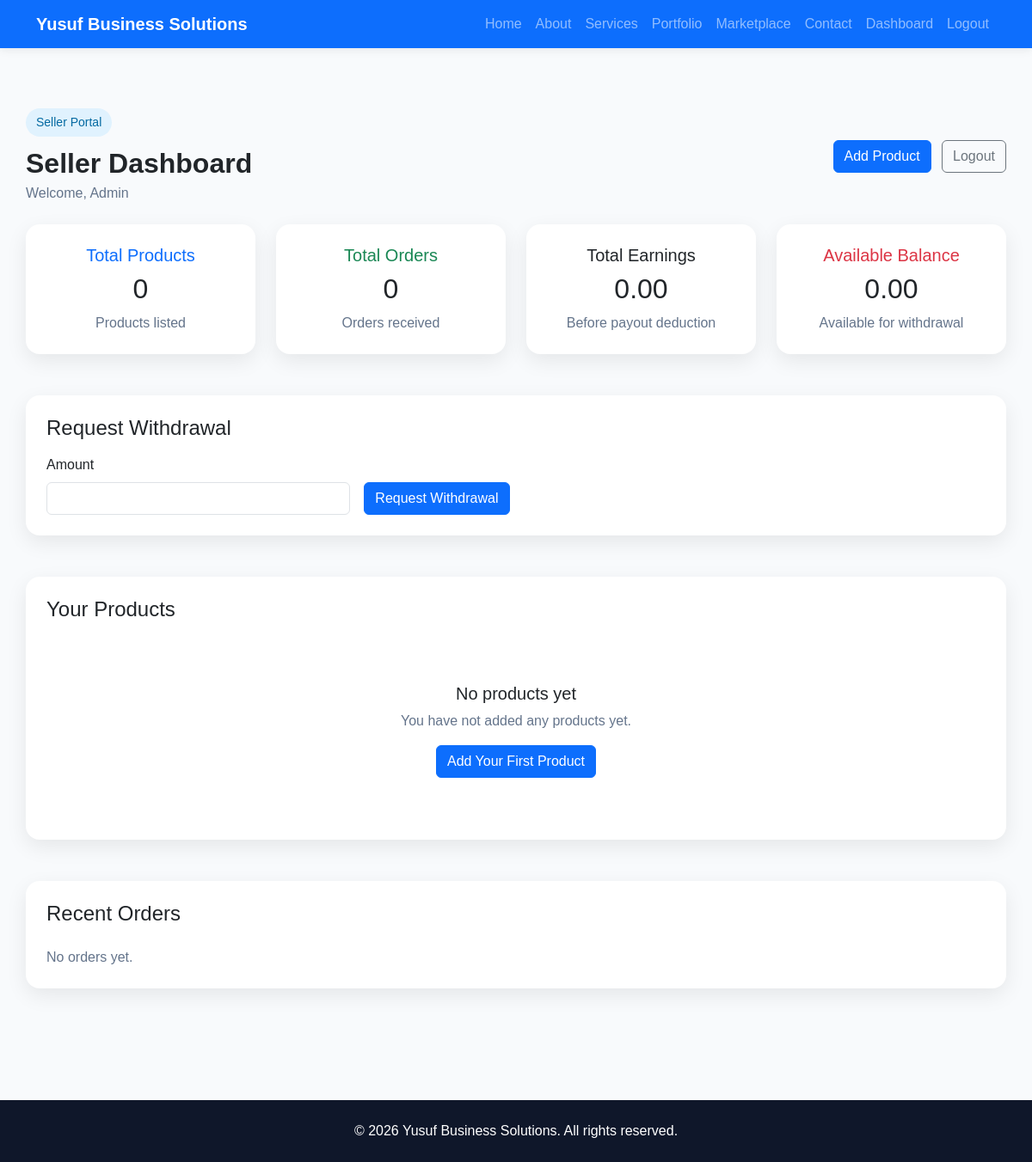
/seller/dashboard/ (signed in), run on an earlier commit of the app's database.
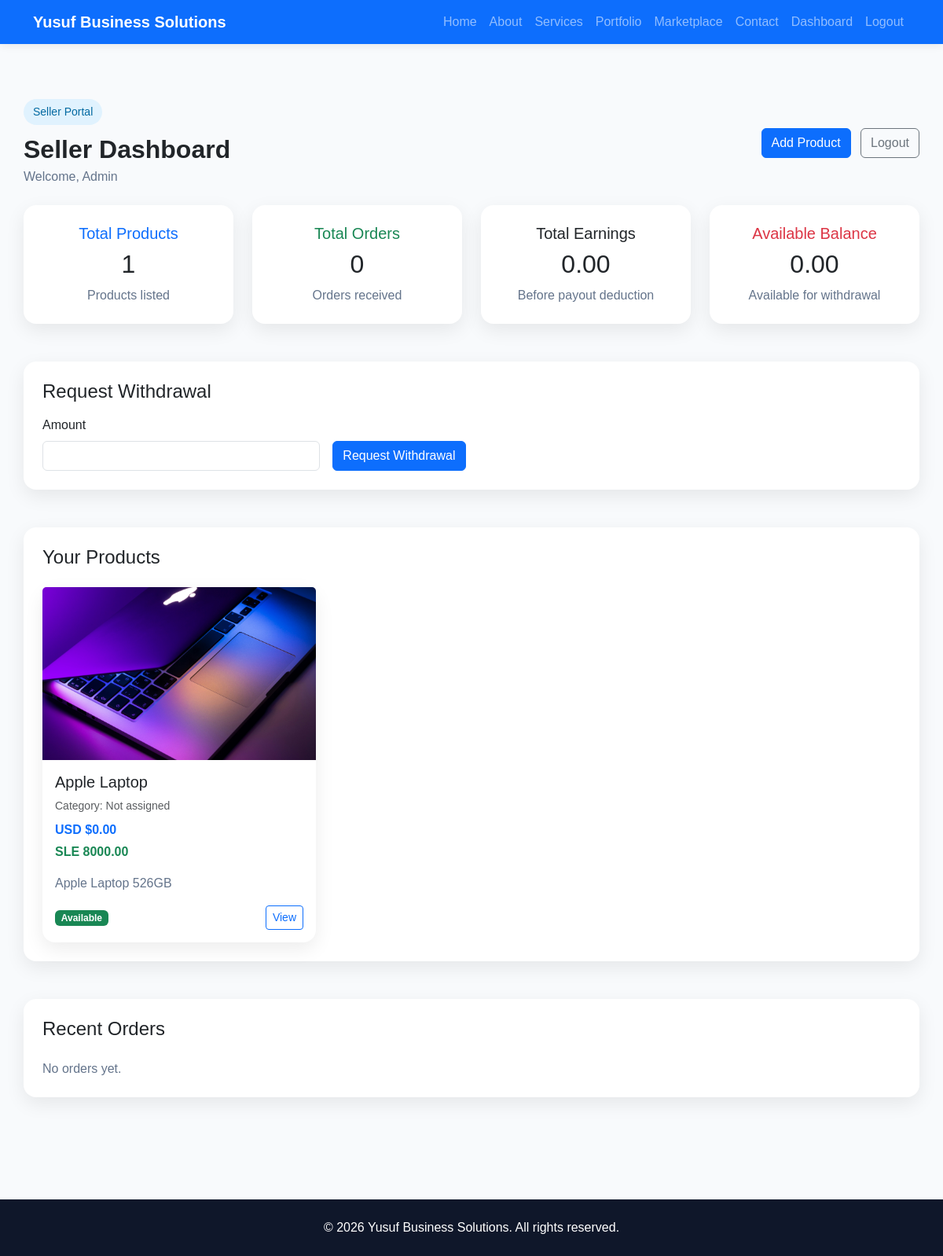
And on a later commit of the database.
### website/models.py (models this page shows, shortened)
class Product(models.Model):
    seller = models.ForeignKey(
        User,
        on_delete=models.CASCADE,
        related_name='products',
        null=True,
        blank=True
    )
    category = models.ForeignKey(
        Category,
        on_delete=models.SET_NULL,
        null=True,
        blank=True
    )
    name = models.CharField(max_length=200)
    description = models.TextField()
    price_sle = models.DecimalField(max_digits=10, decimal_places=2)
    price_usd = models.DecimalField(max_digits=10, decimal_places=2)
    image = models.ImageField(upload_to='products/', blank=True, null=True)
    available = models.BooleanField(default=True)
    created_at = models.DateTimeField(auto_now_add=True)

### website/views.py (the view)
# urls.py: path('seller/dashboard/', views.seller_dashboard, name='seller_dashboard'),
@login_required
def seller_dashboard(request):
    seller_products = Product.objects.filter(seller=request.user).order_by('-created_at')
    seller_orders = Order.objects.filter(product__seller=request.user).order_by('-created_at')
    total_products = seller_products.count()
    total_orders = seller_orders.count()
    paid_orders = seller_orders.filter(payment_status='Paid')
    seller_total_earnings = paid_orders.aggregate(total=Sum('seller_earning'))['total'] or Decimal('0.00')
    seller_payouts = PayoutRequest.objects.filter(seller=request.user).order_by('-request_date')
    total_requested = seller_payouts.exclude(status='Rejected').aggregate(total=Sum('amount'))['total'] or Decimal('0.00')
    available_balance = seller_total_earnings - total_requested
    if available_balance < 0:
        available_balance = Decimal('0.00')
    return render(request, 'seller_dashboard.html', {
        'seller_products': seller_products,
        'seller_orders': seller_orders,
        'total_products': total_products,
        'total_orders': total_orders,
        'seller_total_earnings': seller_total_earnings,
        'available_balance': available_balance,
        'seller_payouts': seller_payouts,
    })

### website/templates/seller_dashboard.html (shortened to what the changed rows need)
{% extends 'base.html' %}
{% block content %}
<div class="container section-padding">
    <div class="d-flex flex-column flex-md-row justify-content-between align-items-md-center mb-4">
        <div>
            <h2 class="section-title mb-1">Seller Dashboard</h2>
        </div>
    </div>
    <div class="row g-4 mb-5">
        <div class="col-md-3">
            <div class="card shadow-soft h-100">
                <div class="card-body p-4 text-center">
                    <h5 class="text-primary">Total Products</h5>
                    <h2>{{ total_products }}</h2>
                    <p class="muted-text mb-0">Products listed</p>
                </div>
            </div>
        </div>
        <div class="col-md-3">
            <div class="card shadow-soft h-100">
                <div class="card-body p-4 text-center">
                    <h2>{{ total_orders }}</h2>
                </div>
            </div>
        </div>
        <div class="col-md-3">
            <div class="card shadow-soft h-100">
                <div class="card-body p-4 text-center">
                    <h2>{{ seller_total_earnings }}</h2>
                </div>
            </div>
        </div>
        <div class="col-md-3">
            <div class="card shadow-soft h-100">
                <div class="card-body p-4 text-center">
                    <h2>{{ available_balance }}</h2>
                </div>
            </div>
        </div>
    </div>
    <div class="card shadow-soft mb-5">
        <div class="card-body p-4">
            {% if seller_products %}
                <div class="row g-4">
                    {% for product in seller_products %}
                    <div class="col-md-6 col-lg-4">
                        <div class="card h-100 shadow-soft">
                            {% if product.image %}
                            <img src="{{ product.image.url }}" class="card-img-top" alt="{{ product.name }}" style="height: 220px; object-fit: cover;">
                            {% else %}
                            <div class="p-5 text-center bg-light">
                                <p class="muted-text mb-0">No image uploaded</p>
                            </div>
                            {% endif %}
                            <div class="card-body">
                                <h5>{{ product.name }}</h5>
                                {% if product.category %}
                                    <p class="small text-muted mb-2">Category: {{ product.category.name }}</p>
                                {% else %}
                                    <p class="small text-muted mb-2">Category: Not assigned</p>
                                {% endif %}
                                <p class="text-primary fw-bold mb-1">USD ${{ product.price_usd }}</p>
                                <p class="text-success fw-bold">SLE {{ product.price_sle }}</p>
                                <p class="muted-text">{{ product.description|truncatewords:18 }}</p>
                                <div class="d-flex justify-content-between align-items-center mt-3">
                                    {% if product.available %}
                                        <span class="badge bg-success">Available</span>
                                    {% else %}
                                        <span class="badge bg-secondary">Unavailable</span>
                                    {% endif %}
                                    <a href="{% url 'product_detail' product.id %}" class="btn btn-sm btn-outline-primary">
                                        View
                                    </a>
                                </div>
                            </div>
                        </div>
                    </div>
                    {% endfor %}
                </div>
            {% else %}
                <div class="text-center py-5">
                    <h5>No products yet</h5>
                    <p class="muted-text">You have not added any products yet.</p>
                    <a href="{% url 'add_product' %}" class="btn btn-primary">Add Your First Product</a>
                </div>
            {% endif %}
        </div>
    </div>
</div>
{% endblock %}

What changed in the data, as far as the page shows it:
added Product: image (picture), name "Apple Laptop", shows "Category: Not assigned", price_usd "0.00", price_sle "8000.00", description "Apple Laptop 526GB", available "Available"
Also different on the page:
{{ total_products }}: "0" → "1"
text no longer shown: "No products yet You have not added any products yet. Add Your First Product"
